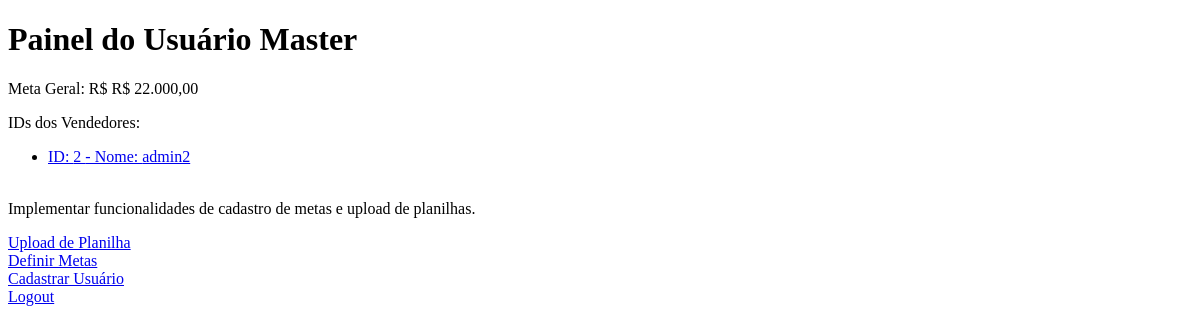
Page /dashboard (signed in) on the earlier database version.
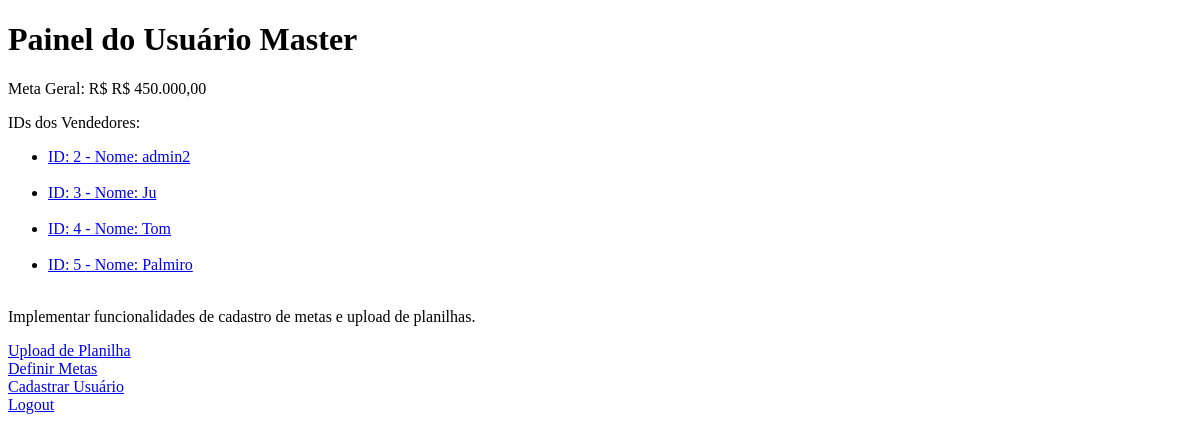
Same page on the later database version.
### tables this page shows
CREATE TABLE GeneralGoals (
        id INTEGER PRIMARY KEY AUTOINCREMENT,
        goal REAL NOT NULL
    );

CREATE TABLE Users (
        id INTEGER PRIMARY KEY AUTOINCREMENT,
        username TEXT NOT NULL,
        password TEXT NOT NULL,
        role TEXT NOT NULL  -- 'seller' or 'master'
    );

### comisys.py (the view)
@app.route('/dashboard')
def dashboard():
    if 'user_id' not in session:
        return redirect(url_for('login'))
    user_id = session['user_id']
    user_role = session['role']
    conn = get_db_connection()
    cursor = conn.cursor()
    if user_role == 'seller':
        cursor.execute('''
            SELECT SUM(amount) AS total_sales
            FROM Sales
            WHERE user_id = ?
            AND strftime('%m', date) = strftime('%m', 'now')
            AND strftime('%Y', date) = strftime('%Y', 'now')
        ''', (user_id,))
        total_sales_row = cursor.fetchone()
        total_sales = total_sales_row['total_sales'] if total_sales_row['total_sales'] and total_sales_row['total_sales'] else 0
        cursor.execute('SELECT goal FROM IndividualGoals WHERE user_id = ?', (user_id,))
        individual_goal_row = cursor.fetchone()
        individual_goal = individual_goal_row['goal'] if individual_goal_row else 0
        cursor.execute('''
            SELECT SUM(amount) AS total_company_sales
            FROM Sales
            WHERE strftime('%m', date) = strftime('%m', 'now')
            AND strftime('%Y', date) = strftime('%Y', 'now')
        ''')
        total_company_sales_row = cursor.fetchone()
        total_company_sales = total_company_sales_row['total_company_sales'] if total_company_sales_row and total_company_sales_row['total_company_sales'] else 0
        cursor.execute('SELECT goal FROM GeneralGoals ORDER BY id DESC LIMIT 1')
        general_goal_row = cursor.fetchone()
        general_goal = general_goal_row['goal'] if general_goal_row else 0
        cursor.execute('''
            SELECT date, amount
            FROM Sales
            WHERE user_id = ?
            AND strftime('%m', date) = strftime('%m', 'now')
            AND strftime('%Y', date) = strftime('%Y', 'now')
        ''', (user_id,))
        vendas = cursor.fetchall()
        conn.close()
        individual_percentage = (total_sales / individual_goal) * 100 if individual_goal else 0
        company_percentage = (total_company_sales / general_goal) * 100 if general_goal else 0
        return render_template('seller_dashboard.html', total_sales=total_sales,
                               total_company_sales=total_company_sales, individual_percentage=individual_percentage,
                               company_percentage=company_percentage,
                               user_id=user_id,
                               general_goal=general_goal,
                               individual_goal=individual_goal,
                               vendas=vendas)
    elif user_role == 'master':
        cursor.execute('SELECT id, username FROM Users WHERE role = "seller"')
        sellers = cursor.fetchall()
        cursor.execute('SELECT goal FROM GeneralGoals ORDER BY id DESC LIMIT 1')
        general_goal_row = cursor.fetchone()
        general_goal = general_goal_row['goal'] if general_goal_row else 0
        return render_template('master_dashboard.html', sellers=sellers, general_goal=general_goal)

### comisys.py (called while the page is built)
def get_db_connection():
    conn = sqlite3.connect('sales_tracking.db')
    conn.row_factory = sqlite3.Row
    return conn

def format_currency(value):
    return f'R$ {value:,.2f}'.replace(',', 'X').replace('.', ',').replace('X', '.')

### templates/master_dashboard.html (shortened to what this page needs)
{% extends "base.html" %}
{% block content %}
<h1>Painel do Usuário Master</h1>
<p>Meta Geral: R$ {{ general_goal | float | currency }}</p>
<p>IDs dos Vendedores:</p>
<ul>
    {% for seller in sellers %}
        <li>
            <a href="{{ url_for('seller_dashboard', seller_id=seller.id) }}">
                ID: {{ seller.id }} - Nome: {{ seller.username }}
            </a>
        </li>
        <br>
    {% endfor %}
</ul>
<p>Implementar funcionalidades de cadastro de metas e upload de planilhas.</p>
<a href="{{ url_for('upload') }}">Upload de Planilha</a><br>
<a href="{{ url_for('set_goals') }}">Definir Metas</a><br>
<a href="{{ url_for('register') }}">Cadastrar Usuário</a><br>
<a href="{{ url_for('logout') }}">Logout</a>
{% endblock %}

### templates/base.html (shortened to what this page needs)
<!DOCTYPE html>
<html lang="pt-br">
<head>
</head>
<body>
    {% block content %}{% endblock %}
</body>
</html>

Differences in the rows shown:
changed GeneralGoals: goal "R$ 22.000,00" → "R$ 450.000,00"
added Users: id "3", username "Ju"
added Users: id "4", username "Tom"
added Users: id "5", username "Palmiro"
